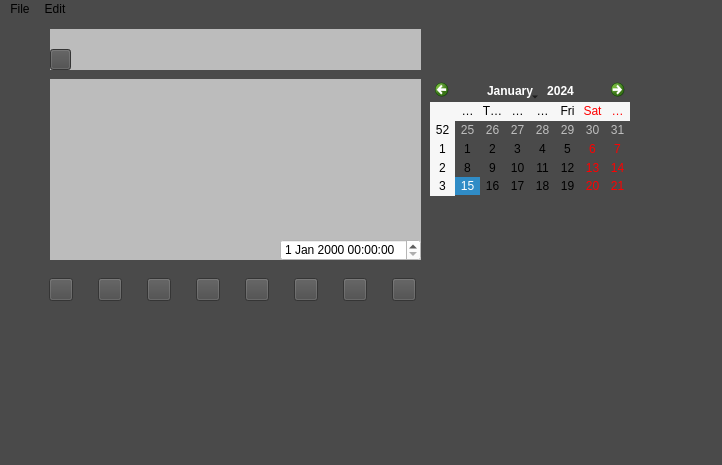
<?xml version="1.0" encoding="UTF-8"?>
<ui version="4.0">
 <class>MainWindow</class>
 <widget class="QMainWindow" name="MainWindow">
  <property name="geometry">
   <rect>
    <x>0</x>
    <y>0</y>
    <width>722</width>
    <height>465</height>
   </rect>
  </property>
  <property name="windowTitle">
   <string>MainWindow</string>
  </property>
  <property name="styleSheet">
   <string notr="true">background-color: rgb(74, 74, 74);</string>
  </property>
  <widget class="QWidget" name="centralwidget">
   <widget class="QToolButton" name="toolButton_9">
    <property name="geometry">
     <rect>
      <x>50</x>
      <y>30</y>
      <width>21</width>
      <height>21</height>
     </rect>
    </property>
    <property name="styleSheet">
     <string notr="true">border-image: url(:/hinhanh/img/return.png);</string>
    </property>
    <property name="text">
     <string/>
    </property>
   </widget>
   <widget class="QTextEdit" name="newtitle">
    <property name="geometry">
     <rect>
      <x>50</x>
      <y>10</y>
      <width>371</width>
      <height>41</height>
     </rect>
    </property>
    <property name="styleSheet">
     <string notr="true">border-radius: 250px;
background-color: rgb(188, 188, 188);</string>
    </property>
   </widget>
   <widget class="QTextEdit" name="writesth">
    <property name="geometry">
     <rect>
      <x>50</x>
      <y>60</y>
      <width>371</width>
      <height>181</height>
     </rect>
    </property>
    <property name="styleSheet">
     <string notr="true">border-radius: value1 value2;
background-color: rgb(188, 188, 188);</string>
    </property>
   </widget>
   <widget class="QCalendarWidget" name="calendarWidget">
    <property name="geometry">
     <rect>
      <x>430</x>
      <y>60</y>
      <width>200</width>
      <height>117</height>
     </rect>
    </property>
   </widget>
   <widget class="QDateTimeEdit" name="dateTimeEdit">
    <property name="geometry">
     <rect>
      <x>280</x>
      <y>220</y>
      <width>141</width>
      <height>22</height>
     </rect>
    </property>
    <property name="styleSheet">
     <string notr="true">background-color: rgb(255, 255, 255);</string>
    </property>
   </widget>
   <widget class="QWidget" name="">
    <property name="geometry">
     <rect>
      <x>30</x>
      <y>250</y>
      <width>411</width>
      <height>41</height>
     </rect>
    </property>
    <layout class="QHBoxLayout" name="horizontalLayout">
     <item>
      <widget class="QToolButton" name="toolButton_bold">
       <property name="styleSheet">
        <string notr="true">border-image: url(:/hinhanh/img/b.png);</string>
       </property>
       <property name="text">
        <string/>
       </property>
      </widget>
     </item>
     <item>
      <widget class="QToolButton" name="toolButton_italic">
       <property name="styleSheet">
        <string notr="true">border-image: url(:/hinhanh/img/i.jpg);</string>
       </property>
       <property name="text">
        <string/>
       </property>
      </widget>
     </item>
     <item>
      <widget class="QToolButton" name="toolButton_underline">
       <property name="styleSheet">
        <string notr="true">border-image: url(:/hinhanh/img/u.jpg);</string>
       </property>
       <property name="text">
        <string/>
       </property>
      </widget>
     </item>
     <item>
      <widget class="QToolButton" name="toolButton_picture">
       <property name="styleSheet">
        <string notr="true">border-image: url(:/hinhanh/img/pic.png);</string>
       </property>
       <property name="text">
        <string/>
       </property>
      </widget>
     </item>
     <item>
      <widget class="QToolButton" name="toolButton_plus">
       <property name="styleSheet">
        <string notr="true">border-image: url(:/hinhanh/img/plus.jpg);</string>
       </property>
       <property name="text">
        <string/>
       </property>
      </widget>
     </item>
     <item>
      <widget class="QToolButton" name="toolButton_clock">
       <property name="styleSheet">
        <string notr="true">border-image: url(:/hinhanh/img/clock2.png);</string>
       </property>
       <property name="text">
        <string/>
       </property>
      </widget>
     </item>
     <item>
      <widget class="QToolButton" name="toolButton_garbage">
       <property name="styleSheet">
        <string notr="true">border-image: url(:/hinhanh/img/rac.jpg);</string>
       </property>
       <property name="text">
        <string/>
       </property>
      </widget>
     </item>
     <item>
      <widget class="QToolButton" name="toolButton_lock">
       <property name="styleSheet">
        <string notr="true">border-image: url(:/hinhanh/img/lock.jpg);</string>
       </property>
       <property name="text">
        <string/>
       </property>
      </widget>
     </item>
    </layout>
   </widget>
   <zorder>writesth</zorder>
   <zorder>newtitle</zorder>
   <zorder>toolButton_9</zorder>
   <zorder>label_bold</zorder>
   <zorder>label_picture</zorder>
   <zorder>label_5</zorder>
   <zorder>label_6</zorder>
   <zorder>label_7</zorder>
   <zorder>label_italic</zorder>
   <zorder>label_3</zorder>
   <zorder>toolButton_bold</zorder>
   <zorder>calendarWidget</zorder>
   <zorder>dateTimeEdit</zorder>
  </widget>
  <widget class="QMenuBar" name="menubar">
   <property name="geometry">
    <rect>
     <x>0</x>
     <y>0</y>
     <width>722</width>
     <height>17</height>
    </rect>
   </property>
   <widget class="QMenu" name="menuFile">
    <property name="title">
     <string>File</string>
    </property>
    <addaction name="actionNew"/>
    <addaction name="separator"/>
    <addaction name="actionOpen_2"/>
    <addaction name="actionSave_2"/>
    <addaction name="actionSave_as_2"/>
    <addaction name="actionExit"/>
   </widget>
   <widget class="QMenu" name="menuEdit">
    <property name="title">
     <string>Edit</string>
    </property>
    <addaction name="actionReturn"/>
    <addaction name="actionCopy_2"/>
    <addaction name="actionPaste_2"/>
    <addaction name="actionfont"/>
   </widget>
   <addaction name="menuFile"/>
   <addaction name="menuEdit"/>
  </widget>
  <widget class="QStatusBar" name="statusbar"/>
  <action name="actionNew">
   <property name="icon">
    <iconset resource="resource.qrc">
     <normaloff>:/hinhanh/img/plus.jpg</normaloff>:/hinhanh/img/plus.jpg</iconset>
   </property>
   <property name="text">
    <string>New</string>
   </property>
  </action>
  <action name="actionOpen">
   <property name="text">
    <string>Open</string>
   </property>
  </action>
  <action name="actionSave">
   <property name="text">
    <string>Save</string>
   </property>
  </action>
  <action name="actionSave_as">
   <property name="text">
    <string>Save as</string>
   </property>
  </action>
  <action name="actionCut">
   <property name="text">
    <string>Return</string>
   </property>
  </action>
  <action name="actionCopy">
   <property name="text">
    <string>Copy</string>
   </property>
  </action>
  <action name="actionPaste">
   <property name="text">
    <string>Paste</string>
   </property>
  </action>
  <action name="actionRedo">
   <property name="text">
    <string>Redo</string>
   </property>
  </action>
  <action name="actionUndo">
   <property name="text">
    <string>Undo</string>
   </property>
  </action>
  <action name="actionReturn">
   <property name="icon">
    <iconset resource="resource.qrc">
     <normaloff>:/hinhanh/img/return.png</normaloff>:/hinhanh/img/return.png</iconset>
   </property>
   <property name="text">
    <string>Return</string>
   </property>
  </action>
  <action name="actionOpen_2">
   <property name="text">
    <string>Open</string>
   </property>
  </action>
  <action name="actionSave_2">
   <property name="text">
    <string>Save</string>
   </property>
  </action>
  <action name="actionSave_as_2">
   <property name="text">
    <string>Save as</string>
   </property>
  </action>
  <action name="actionExit">
   <property name="text">
    <string>Exit</string>
   </property>
  </action>
  <action name="actionCopy_2">
   <property name="text">
    <string>Copy</string>
   </property>
  </action>
  <action name="actionPaste_2">
   <property name="text">
    <string>Paste</string>
   </property>
  </action>
  <action name="actionfont">
   <property name="text">
    <string>Font</string>
   </property>
  </action>
 </widget>
 <resources>
  <include location="resource.qrc"/>
 </resources>
 <connections/>
</ui>
